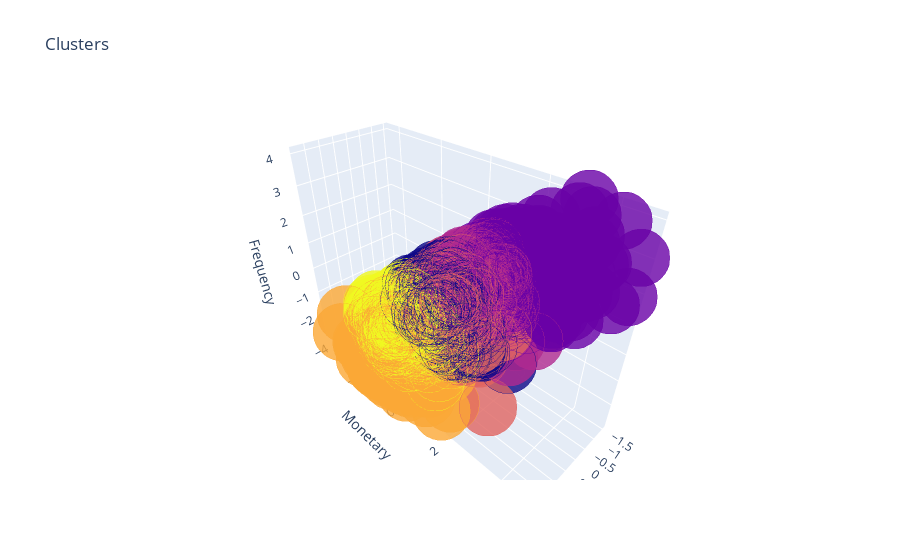

The notebook cell this image was saved under:
### Markdown cell above
We can see that the blue cluster although has not much importance in terms of total sales and frequency. Its recency is high, new customers that make their first purchase recently.

### Code cell
import plotly as py
import plotly.graph_objs as go

trace1 = go.Scatter3d(
    x= six_cluster_df['Recency'],
    y= six_cluster_df['Monetary'],
    z= six_cluster_df['Frequency'],
    mode='markers',
     marker=dict(
        color = six_cluster_df['Cluster'], 
        size= 20,
        line=dict(
            color= six_cluster_df['Cluster'],
            width= 12
        ),
        opacity=0.8
     )
)
data = [trace1]
layout = go.Layout(
#     margin=dict(
#         l=0,
#         r=0,
#         b=0,
#         t=0
#     )
    title= 'Clusters',
    scene = dict(
            xaxis = dict(title  = 'Recency'),
            yaxis = dict(title  = 'Monetary'),
            zaxis = dict(title  = 'Frequency')
        )
)
fig = go.Figure(data=data, layout=layout)
py.offline.iplot(fig)

### Figure 1 — Plotly figure (JSON) as saved in the notebook; plotly's stock layout.template omitted (floating-point values rounded to 4 significant figures; data arrays with more than 128 entries replaced by an {"elided": "..."} marker saying what was removed)
{"data": [{"marker": {"color": {"elided": "4324 int values"}, "line": {"color": {"elided": "4324 int values"}, "width": 12}, "opacity": 0.8, "size": 20}, "mode": "markers", "type": "scatter3d", "x": {"elided": "4324 float values"}, "y": {"elided": "4324 float values"}, "z": {"elided": "4324 float values"}}], "layout": {"scene": {"xaxis": {"title": {"text": "Recency"}}, "yaxis": {"title": {"text": "Monetary"}}, "zaxis": {"title": {"text": "Frequency"}}}, "title": {"text": "Clusters"}}}
